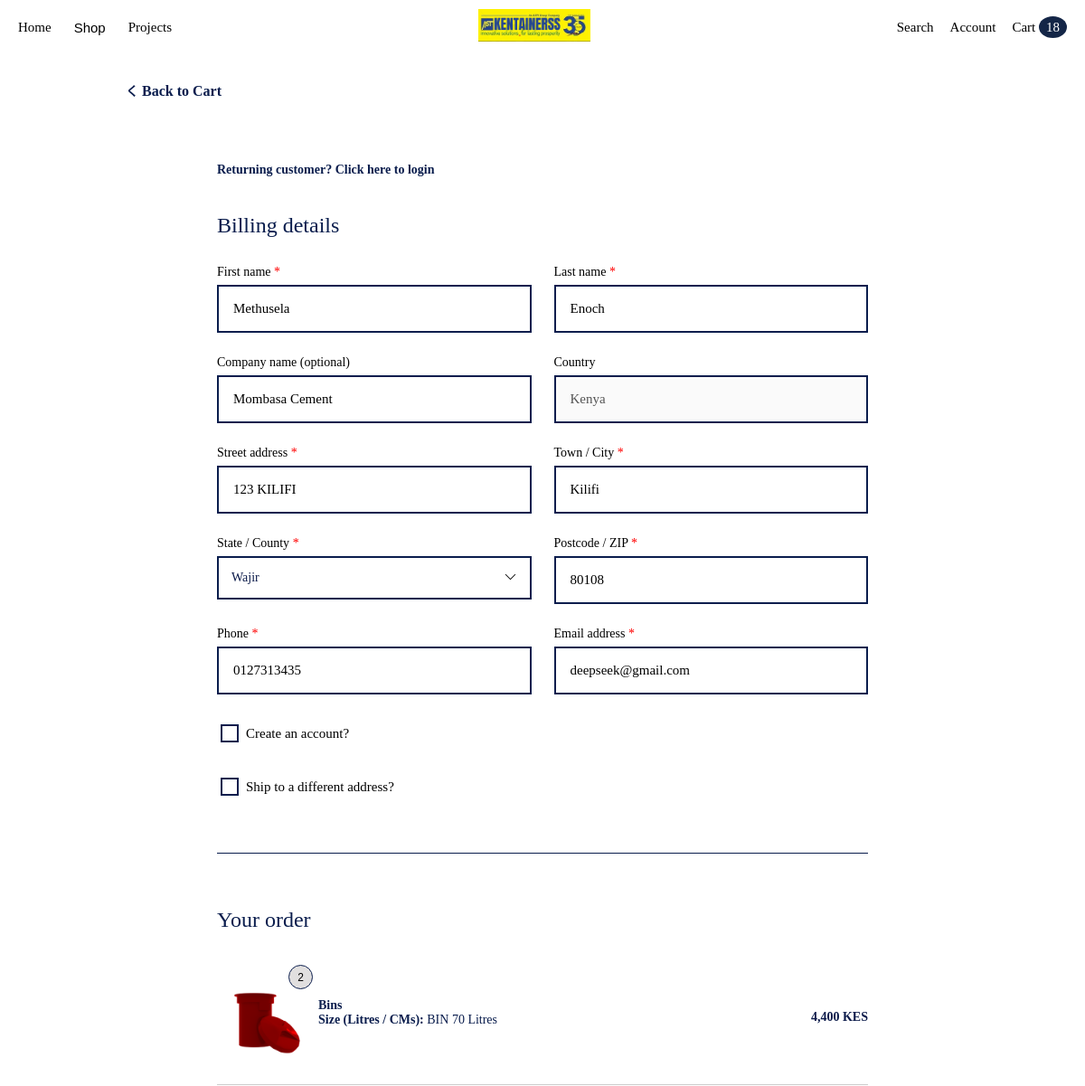
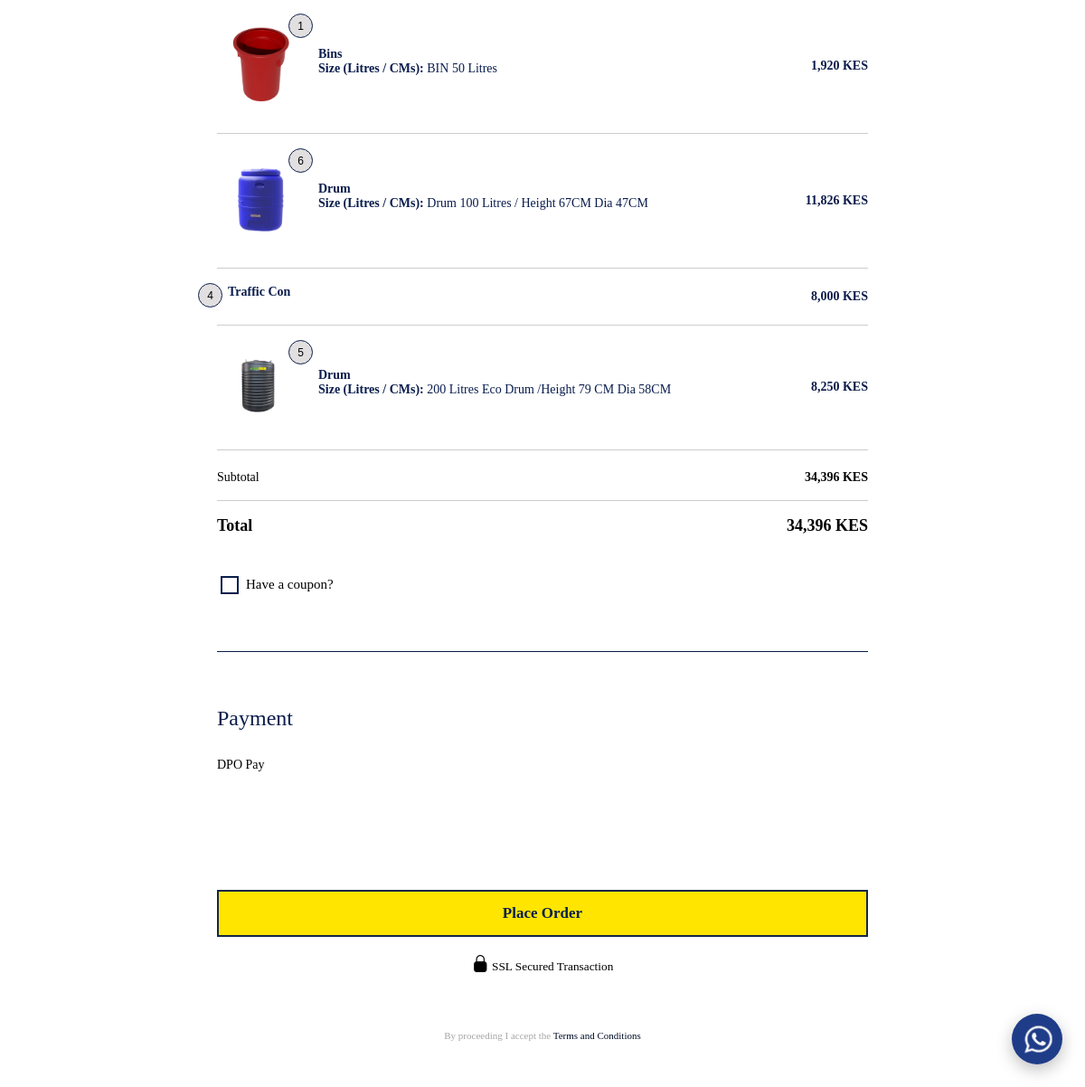
Screenshot of /checkout/ (signed in) with the database file from the repository (2 pictures, top to bottom).
### shop/models.py (models this page shows, shortened)
class CustomerProfile(models.Model):
    user = models.OneToOneField(User, on_delete=models.CASCADE)
    first_name = models.CharField(max_length=100, blank=True)
    last_name = models.CharField(max_length=100, blank=True)
    company = models.CharField(max_length=150, blank=True)
    street = models.CharField(max_length=255, blank=True)
    city = models.CharField(max_length=100, blank=True)
    county = models.CharField(max_length=100, blank=True)
    postcode = models.CharField(max_length=20, blank=True)
    phone = models.CharField(max_length=20, blank=True)
    email = models.EmailField(blank=True)

class CartItem(models.Model):
    user = models.ForeignKey(User, on_delete=models.CASCADE, null=True, blank=True)
    product = models.ForeignKey(Product, on_delete=models.CASCADE)
    option = models.ForeignKey(ProductOption, on_delete=models.SET_NULL, null=True, blank=True)
    price = models.DecimalField(max_digits=10, decimal_places=2)
    quantity = models.PositiveIntegerField(default=1)
    shipping_zone = models.CharField(
        max_length=100,
        blank=True,
        null=True
    )
    class Meta:
        unique_together = ('user', 'product', 'option', 'shipping_zone')
    @property
    def line_total(self):
        return self.price * self.quantity

class ProductOption(models.Model):
    product = models.ForeignKey(
        Product,
        on_delete=models.CASCADE,
        related_name="options"
    )
    name = models.CharField(max_length=200)  # e.g. "200 Litres"
    price = models.DecimalField(max_digits=10, decimal_places=2)
    stock = models.IntegerField(default=0)
    image = models.ImageField(
        upload_to="products/options/",
        blank=True,
        help_text="Optional image for this size/option"
    )

class Product(models.Model):
    CATEGORY_CHOICES = [
        ("water_tanks", "Water Tanks & Storage"),
        ("sanitation", "Sanitation"),
        ("agriculture", "Agriculture"),
        ("material_handling", "Material Handling"),
        ("water_supply", "Water Supply & Accessories"),
        ("special_products", "Special Products"),
    ]
    TYPE_CHOICES = [
        ("viable", "Viable"),
        ("simple", "Simple"),
    ]
    brochure = models.FileField(
        upload_to="brochures/",
        blank=True,
        null=True,
        help_text="Upload product brochure (PDF recommended)"
    )
    name = models.CharField(max_length=200)
    slug = models.SlugField(unique=True)
    category = models.CharField(max_length=50, choices=CATEGORY_CHOICES)
    price = models.DecimalField(max_digits=10, decimal_places=2)
    type = models.CharField(max_length=20, choices=TYPE_CHOICES)
    quantity = models.IntegerField(default=0)
    image = models.ImageField(upload_to="products/")
    short_description = models.CharField(
        max_length=300,
        blank=True,
        null=True,
        help_text="Brief summary shown on product cards or listings."
    )
    description = models.TextField(blank=True, null=True)
    stock_status = models.BooleanField(default=True)
    offers_delivery = models.BooleanField(
        default=False,
        help_text="Check this if this product requires delivery & shipping zone selection"
    )

### shop/views.py (the view, shortened to what this page needs)
# urls.py: path('checkout/', views.checkout, name='checkout'),
def checkout(request):
    user = request.user if request.user.is_authenticated else None
    cart_items = CartItem.objects.filter(user=user)
    if not cart_items.exists():
        return redirect("cart")
    total = Decimal("0.00")
    for item in cart_items:
        total += item.price * item.quantity
    profile = None
    if user:
        profile, created = CustomerProfile.objects.get_or_create(user=user)
    return render(request, "checkout.html", {
        "cart_items": cart_items,
        "total": total,
        "profile": profile
    })

### shop/context_processors.py (called while the page is built)
def cart_count(request):
    if request.user.is_authenticated:
        items = CartItem.objects.filter(user=request.user)
        count = sum(item.quantity for item in items)
    else:
        count = 0
    return {
        "cart_count": count
    }

### shop/templates/checkout.html (shortened to what this page needs)
{% load humanize %}
{% load static %}
<!doctype html>
<html lang="en">
<head>
    <link rel="stylesheet" href="{% static 'assets/css/checkout.css' %}">
    <link rel="stylesheet" href="https://cdn.jsdelivr.net/npm/bootstrap-icons@1.13.1/font/bootstrap-icons.min.css">
</head>
<body>
<header>
    {% include 'includes/mainnavbar.html' %}
</header>
<div class="back">
    <a href="{% url 'cart' %}" class="back-link"><strong><span>く</span> Back to Cart</strong></a>
</div>
<main class="checkout-wrapper">
    <p class="returning">
        <strong>
            Returning customer?
            <a href="{% url 'login' %}">Click here to login</a>
        </strong>
    </p>
    <form method="post" class="checkout-form">
<section class="billing">
    <h2>Billing details</h2>
    <div class="form-grid">
        <div class="form-group">
            <label>First name <span>*</span></label>
            <input type="text" name="first_name"
                   value="{{ profile.first_name|default:'' }}" required>
        </div>
        <div class="form-group">
            <label>Last name <span>*</span></label>
            <input type="text" name="last_name"
                   value="{{ profile.last_name|default:'' }}" required>
        </div>
        <div class="form-group">
            <label>Company name (optional)</label>
            <input type="text" name="company"
                   value="{{ profile.company|default:'' }}">
        </div>
        <div class="form-group">
            <label>Country</label>
            <input type="text" value="Kenya" disabled>
        </div>
        <div class="form-group" id="address">
            <label>Street address <span>*</span></label>
            <input type="text" name="street"
                   placeholder="House number and street name"
                   value="{{ profile.street|default:'' }}" required>
        </div>
        <div class="form-group">
            <label>Town / City <span>*</span></label>
            <input type="text" name="city"
                   value="{{ profile.city|default:'' }}" required>
        </div>
        <div class="form-group">
            <label>State / County <span>*</span></label>
            <div class="custom-select" id="countyDropdown">
                <div class="select-trigger">
                    <span class="selected" style="color:#0b1a4a;">
                    </span>
                    <i class="bi bi-chevron-down"></i>
                </div>
            </div>
        </div>
        <div class="form-group">
            <label>Postcode / ZIP <span>*</span></label>
            <input type="text" name="postcode"
                   value="{{ profile.postcode|default:'' }}" required>
        </div>
        <div class="form-group">
            <label>Phone <span>*</span></label>
            <input type="text" name="phone"
                   value="{{ profile.phone|default:'' }}" required>
        </div>
        <div class="form-group">
            <label>Email address <span>*</span></label>
            <input type="email" name="email"
                   value="{{ profile.email|default:'' }}" required>
        </div>
    </div>
            <div class="extra-options">
            <label class="checkbox">
                <input type="checkbox" id="createAccountCheckbox" name="create_account">
                Create an account?
            </label>
                <br>
            <label class="checkbox">
                <input type="checkbox" id="shipDifferentCheckbox" name="ship_different">
                Ship to a different address?
            </label>
        </div>
        </section>
        <hr class="divider">
        <section class="order-summary">
    <h2>Your order</h2>
    {% for item in cart_items %}
    <div class="order-row">
        <div class="order-left">
            <div class="order-image-wrapper">
                <img src="{{ item.option.image.url }}" class="order-img">
                <span class="order-qty-badge">{{ item.quantity }}</span>
            </div>
            <div class="order-info">
                <strong>{{ item.product.name }}</strong>
                {% if item.option %}
                    <div class="meta">
                        <strong>Size (Litres / CMs):</strong> {{ item.option.name }}
                    </div>
                {% endif %}
            </div>
        </div>
        <div class="order-price">
            {{ item.line_total|floatformat:0|intcomma }} KES
        </div>
    </div>
        <hr style="border: 0; border-top: 1px solid #cccccc; margin: 10px 0;">
    {% endfor %}
    <div class="summary-row">
        <span>Subtotal</span>
        <strong>{{ total|floatformat:0|intcomma }} KES</strong>
    </div>
        <hr style="border: 0; border-top: 1px solid #cccccc; margin: 5px 0;">
    <div class="summary-total">
        <strong>Total</strong>
        <strong>{{ total|floatformat:0|intcomma }} KES</strong>
    </div>
</section>
        <div class="extra-options">
            <label class="checkbox">
                <input type="checkbox" name="create_account">
                Have a coupon?
            </label>
        </div>
        <hr class="divider">
        <section class="payment">
            <h2>Payment</h2>
            <p>DPO Pay</p>
        </section>
        <button type="submit" class="place-order" id="placeOrderBtn">
            <strong>Place Order</strong>
        </button>
        <div class="footer">
            <div class="ssl">
                <small><i class="bi bi-lock-fill" style="font-size: 19px;"></i> SSL Secured Transaction</small>
            </div>
            <div class="terms">
                <p>
                    <span style="color: #a6a5a5;">By proceeding I accept the</span>
                    <a href="#">Terms and Conditions</a>
                </p>
            </div>
        </div>
    </form>
</main>
</body>
</html>

### shop/static/assets/css/checkout.css (style rules this page uses)
.back { position: fixed; top: 80px; left: 16%; transform: translateX(-50%); padding: 10px 20px; z-index: 999; background: transparent; font-family: Arial, sans-serif; }
.back-link { display: inline-block; margin-bottom: 0; color: #0a1d4d; text-decoration: none; }
.back-link span { font-size: 14px; font-weight: 900; }
.checkout-wrapper { max-width: 700px; margin: 110px auto 40px; padding: 0 20px; font-family: Arial, sans-serif; }
.returning { text-align: left; margin-bottom: 40px; color: #0a1d4d; font-size: 14px; }
.returning a { text-decoration: none; color: #0a1d4d; }
.checkout-form h2 { margin-bottom: 30px; color: #0a1d4d; font-weight: normal; }
.form-grid { display: grid; grid-template-columns: repeat(2, 1fr); gap: 25px; }
.form-group label { display: block; margin-bottom: 6px; font-size: 14px; }
.form-group span { color: red; }
.form-group input, .form-group select { width: 100%; padding: 15px; border: 2px solid #0a1d4d; font-size: 15px; }
#address input::placeholder { color: #15171b; opacity: 1; }
.order-summary { margin-top: 50px; }
.order-row { display: flex; justify-content: space-between; align-items: center; padding: 12px 0; }
.order-left { display: flex; align-items: center; gap: 12px; }
.order-image-wrapper { position: relative; display: inline-block; }
.order-qty-badge { font-family: Arial, sans-serif; position: absolute; top: -6px; right: -6px; background: #e1dfdf; font-size: 12px; width: 27px; height: 27px; border-radius: 50%; display: flex; align-items: center; justify-content: center; border: 1px solid #0a1d4d; }
.order-img { width: 100px; height: auto; object-fit: contain; }
.order-info { font-size: 14px; color: #0a1d4d; margin-top: -10px; }
.order-info .meta { font-size: 14px; color: #0a1d4d; }
.order-price { font-size: 14px; font-weight: 600; color: #0b1a4a; }
.summary-row, .summary-total { display: flex; justify-content: space-between; padding: 12px 0; }
.summary-row { font-size: 14px; }
.summary-total { font-size: 18px; font-weight: bold; }
.payment { margin-bottom: 100px; }
.payment p { font-size: 14px; }
.place-order { width: 100%; margin-top: 30px; padding: 14px 30px; background: #ffe500; color: #0a1d4d; font-size: 17px; cursor: pointer; border: 2px solid #142647; }
.extra-options { margin: 30px 0; }
.checkbox { display: flex; align-items: center; margin-bottom: 15px; font-size: 15px; cursor: pointer; }
input[type="checkbox"] { appearance: none; -webkit-appearance: none; width: 20px; height: 20px; border: 2px solid #0a1d4d; cursor: pointer; position: relative; }
.checkbox input { margin-right: 8px; }
.divider { margin: 60px 0; border: none; border-top: 1px solid #0a1d4d; }
.footer { align-content: center; }
.ssl { display: grid; text-align: center; padding: 20px 0; }
.terms { display: grid; text-align: center; padding-top: 30px; font-size: 11px; }
.terms a { text-decoration: none; color: #010d29; }
@media (min-width: 1200px) { .checkout-wrapper { max-width: 760px; } }
@media (min-width: 1200px) { .form-group input, .form-group select { padding: 16px; } }
.custom-select { position: relative; width: 100%; }
.select-trigger { border: 2px solid #0a1d4d; padding: 14px; cursor: pointer; display: flex; justify-content: space-between; align-items: center; background: #fff; font-size: 14px; }

### shop/static/assets/css/navbar.css (style rules this page uses)
* { box-sizing: border-box; font-family: Georgia, serif; }
html, body { margin: 0; padding: 0; overflow-x: hidden; font-family: Georgia, serif; }
body { padding-top: 70px; font-family: Georgia, serif; }

### rows the page displays
CustomerProfile: first_name "Methusela", last_name "Enoch", company "Mombasa Cement", street "123 KILIFI", city "Kilifi", postcode "80108", phone "0127313435", email "deepseek@gmail.com"
CartItem: option.image (picture), quantity "2", product.name "Bins", option.name "BIN 70 Litres", line_total "4,400"
CartItem: option.image (picture), quantity "1", product.name "Bins", option.name "BIN 50 Litres", line_total "1,920"
CartItem: option.image (picture), quantity "6", product.name "Drum", option.name "Drum 100 Litres / Height 67CM Dia 47CM", line_total "11,826"
CartItem: quantity "4", product.name "Traffic Con", line_total "8,000"
CartItem: option.image (picture), quantity "5", product.name "Drum", option.name "200 Litres Eco Drum /Height 79 CM Dia 58CM", line_total "8,250"

### other values shown
{{ cart_count|default:"0" }} "18"
{{ total|floatformat:0|intcomma }} "34,396"
